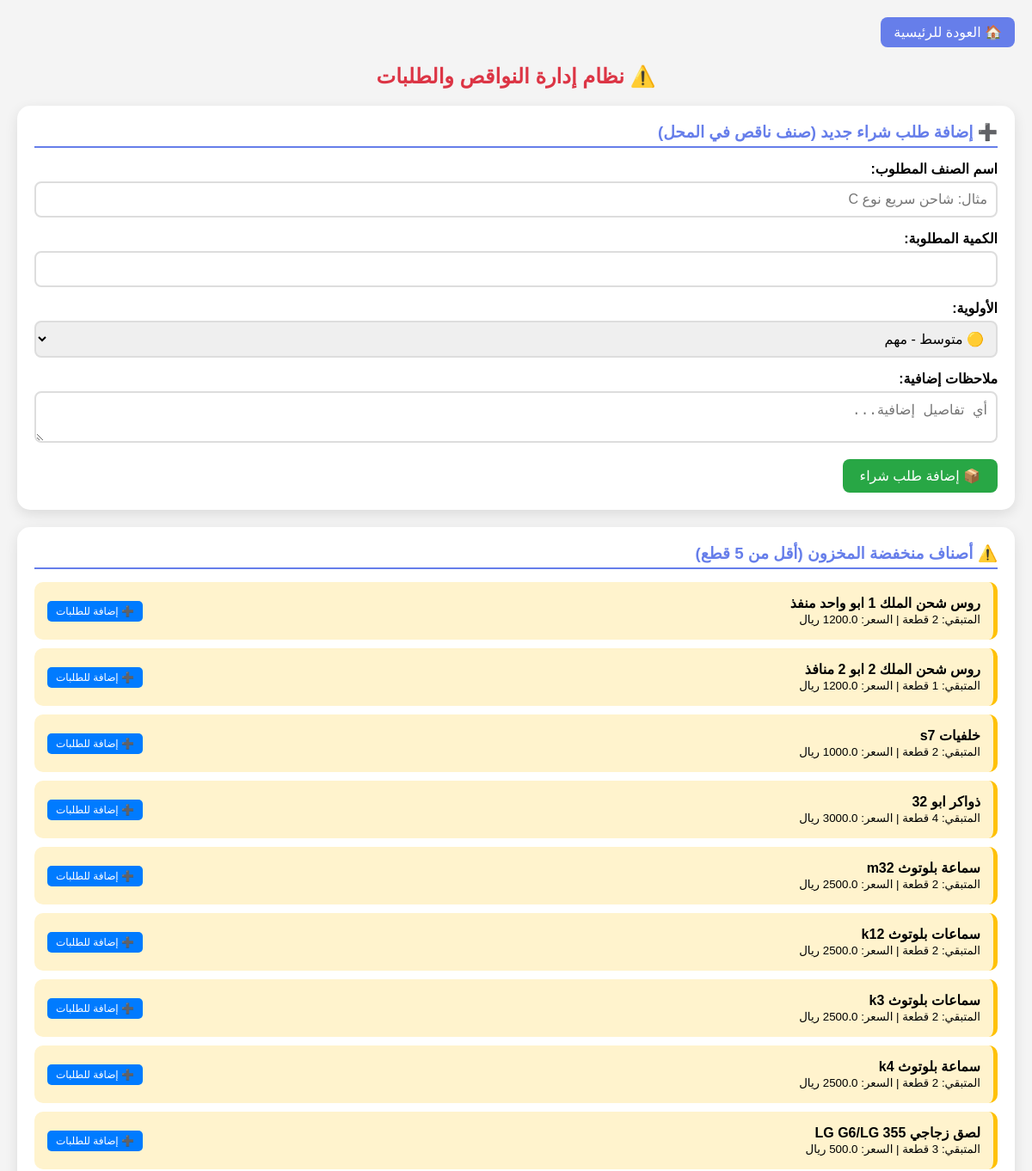
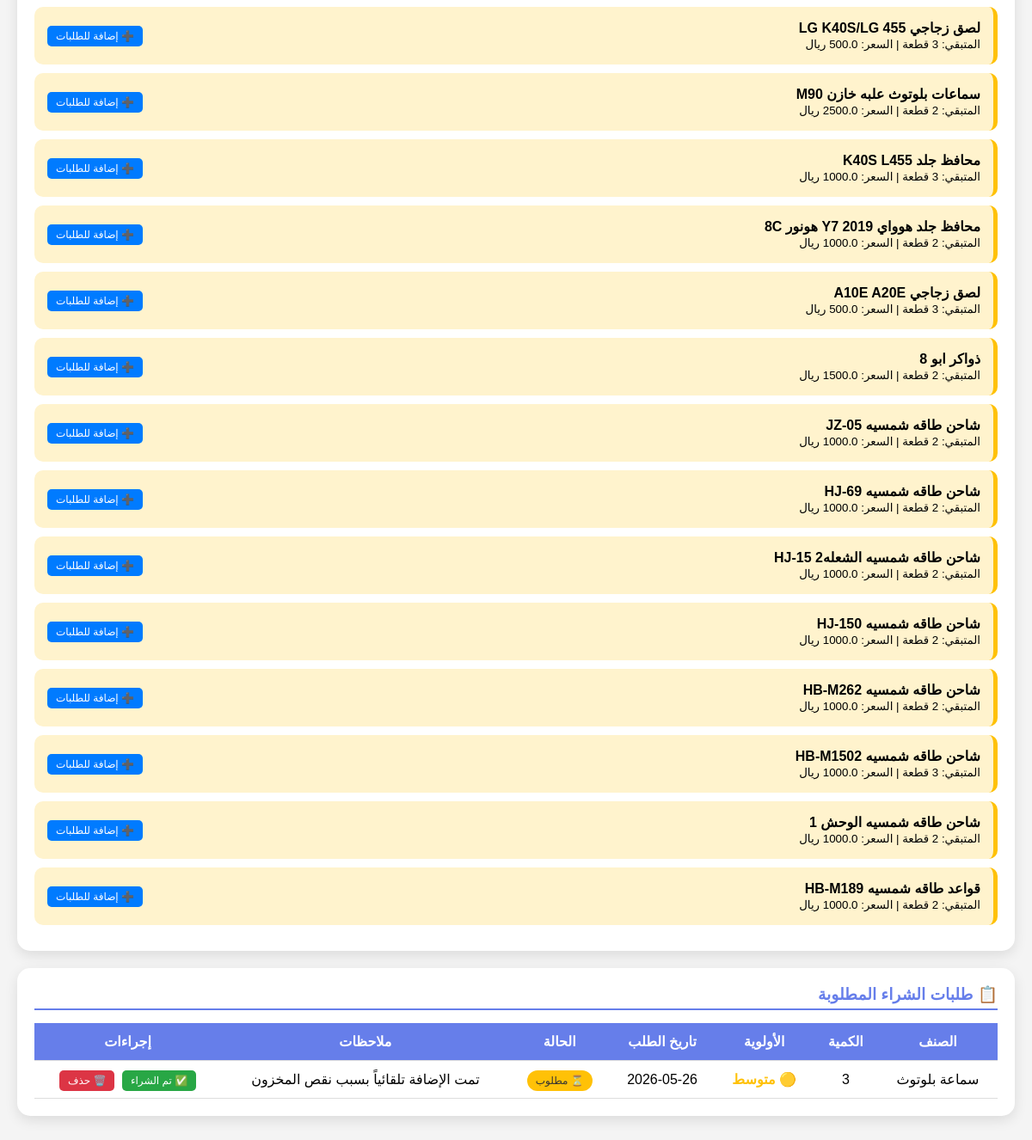
/shortages (signed in), run on the app's committed database (2 pictures, top to bottom).
### tables this page shows
CREATE TABLE items (
                id INTEGER PRIMARY KEY AUTOINCREMENT,
                name TEXT NOT NULL,
                purchase_price REAL NOT NULL,
                min_selling_price REAL NOT NULL,
                max_selling_price REAL NOT NULL,
                avg_selling_price REAL NOT NULL,
                current_price REAL NOT NULL,
                quantity INTEGER NOT NULL
            );

CREATE TABLE purchase_orders (
                id INTEGER PRIMARY KEY AUTOINCREMENT,
                item_name TEXT NOT NULL,
                required_quantity INTEGER NOT NULL,
                priority TEXT DEFAULT 'متوسط',
                status TEXT DEFAULT 'مطلوب',
                date_requested TEXT NOT NULL,
                notes TEXT
            );

### app.py (the view, shortened to what this page needs)
@app.route('/shortages', methods=['GET', 'POST'])
def shortages():
    if 'user' not in session:
        return redirect(url_for('login'))
    db = get_db()
    orders = db.execute('SELECT * FROM purchase_orders ORDER BY date_requested DESC').fetchall()
    low_stock_items = db.execute('SELECT * FROM items WHERE quantity < 5').fetchall()
    return render_template('shortages.html', orders=orders, low_stock_items=low_stock_items)

### app.py (called while the page is built)
def get_db():
    conn = sqlite3.connect(DB_NAME)
    conn.row_factory = sqlite3.Row
    return conn

### templates/shortages.html (shortened to what this page needs)
<!DOCTYPE html>
<html dir="rtl">
<head>
</head>
<body>
    <div class="container">
        <a href="/dashboard" class="back-btn">🏠 العودة للرئيسية</a>
        <h2>⚠️ نظام إدارة النواقص والطلبات</h2>
        <div class="card">
            <h3>➕ إضافة طلب شراء جديد (صنف ناقص في المحل)</h3>
            <form method="post">
                <div class="form-group">
                    <label>اسم الصنف المطلوب:</label>
                    <input type="text" name="item_name" required placeholder="مثال: شاحن سريع نوع C">
                </div>
                <div class="form-group">
                    <label>الكمية المطلوبة:</label>
                    <input type="number" name="required_quantity" required min="1">
                </div>
                <div class="form-group">
                    <label>الأولوية:</label>
                    <select name="priority">
                        <option value="متوسط" selected>🟡 متوسط - مهم</option>
                    </select>
                </div>
                <div class="form-group">
                    <label>ملاحظات إضافية:</label>
                    <textarea name="notes" rows="2" placeholder="أي تفاصيل إضافية..."></textarea>
                </div>
                <button type="submit">📦 إضافة طلب شراء</button>
            </form>
        </div>
        <div class="card">
            <h3>⚠️ أصناف منخفضة المخزون (أقل من 5 قطع)</h3>
            {% if low_stock_items %}
                {% for item in low_stock_items %}
                <div class="low-stock-item">
                    <div>
                        <strong>{{ item.name }}</strong><br>
                        <small>المتبقي: {{ item.quantity }} قطعة | السعر: {{ item.current_price }} ريال</small>
                    </div>
                    <a href="#" class="add-to-order" onclick="fillOrderForm('{{ item.name }}')">➕ إضافة للطلبات</a>
                </div>
                {% endfor %}
            {% else %}
                <p style="color: green; text-align: center;">✅ لا توجد أصناف منخفضة المخزون</p>
            {% endif %}
        </div>
        <div class="card">
            <h3>📋 طلبات الشراء المطلوبة</h3>
            <div style="overflow-x: auto;">
                <table>
                    <thead>
                        <tr>
                            <th>الصنف</th>
                            <th>الكمية</th>
                            <th>الأولوية</th>
                            <th>تاريخ الطلب</th>
                            <th>الحالة</th>
                            <th>ملاحظات</th>
                            <th>إجراءات</th>
                        </tr>
                    </thead>
                    <tbody>
                        {% for order in orders %}
                        <tr>
                            <td>{{ order.item_name }}</td>
                            <td>{{ order.required_quantity }}</td>
                            <td class="priority-{% if order.priority == 'عالي' %}high{% elif order.priority == 'متوسط' %}medium{% else %}low{% endif %}">
                                {% if order.priority == 'عالي' %}🔴 عالي
                                {% elif order.priority == 'متوسط' %}🟡 متوسط
                                {% else %}🟢 منخفض{% endif %}
                            </td>
                            <td>{{ order.date_requested[:10] }}</td>
                            <td>
                                {% if order.status == 'مطلوب' %}
                                    <span class="status-pending">⏳ مطلوب</span>
                                {% else %}
                                    <span class="status-done">✅ تم الشراء</span>
                                {% endif %}
                            </td>
                            <td>{{ order.notes or '-' }}</td>
                            <td>
                                {% if order.status == 'مطلوب' %}
                                    <a href="/update_order_status/{{ order.id }}" class="action-btn done-btn" onclick="return confirm('هل تم شراء هذا الصنف؟')">✅ تم الشراء</a>
                                {% endif %}
                                <a href="/delete_order/{{ order.id }}" class="action-btn delete-btn" onclick="return confirm('هل أنت متأكد من حذف هذا الطلب؟')">🗑️ حذف</a>
                            </td>
                        </tr>
                        {% endfor %}
                    </tbody>
                </table>
            </div>
        </div>
    </div>
</body>
</html>

### templates/shortages.html (style rules this page uses)
* { margin: 0; padding: 0; box-sizing: border-box; }
body { font-family: 'Tahoma', Arial, sans-serif; background: #f4f4f4; padding: 20px; }
.container { max-width: 1200px; margin: 0 auto; }
.card { background: white; padding: 20px; border-radius: 15px; box-shadow: 0 5px 15px rgba(0,0,0,0.1); margin-bottom: 20px; }
h2 { color: #dc3545; margin-bottom: 20px; text-align: center; }
h3 { color: #667eea; margin-bottom: 15px; border-bottom: 2px solid #667eea; padding-bottom: 5px; }
.back-btn { display: inline-block; margin-bottom: 20px; padding: 8px 15px; background: #667eea; color: white; text-decoration: none; border-radius: 8px; }
.form-group { margin-bottom: 15px; }
label { display: block; margin-bottom: 5px; font-weight: bold; }
input, select, textarea { width: 100%; padding: 10px; border: 2px solid #ddd; border-radius: 8px; font-size: 16px; }
button { background: #28a745; color: white; padding: 10px 20px; border: none; border-radius: 8px; cursor: pointer; font-size: 16px; }
table { width: 100%; border-collapse: collapse; }
th, td { padding: 12px; text-align: center; border-bottom: 1px solid #ddd; }
th { background: #667eea; color: white; }
.priority-medium { color: #ffc107; font-weight: bold; }
.status-pending { background: #ffc107; color: #333; padding: 5px 10px; border-radius: 20px; font-size: 12px; }
.action-btn { padding: 5px 10px; border-radius: 5px; text-decoration: none; font-size: 12px; margin: 0 2px; }
.done-btn { background: #28a745; color: white; }
.delete-btn { background: #dc3545; color: white; }
.low-stock-item { background: #fff3cd; border-right: 5px solid #ffc107; padding: 15px; margin: 10px 0; border-radius: 10px; display: flex; justify-content: space-between; align-items: center; }
.add-to-order { background: #007bff; color: white; padding: 5px 10px; border-radius: 5px; text-decoration: none; font-size: 12px; }

### data on the page
items: name "روس شحن الملك 1 ابو واحد منفذ"
items: name "روس شحن الملك 2 ابو 2 منافذ"
items: name "خلفيات s7"
items: name "ذواكر ابو 32"
items: name "سماعة بلوتوث m32"
items: name "سماعات بلوتوث k12"
items: name "سماعات بلوتوث k3"
items: name "سماعة بلوتوث k4"
items: name "لصق زجاجي LG G6/LG 355"
items: name "لصق زجاجي LG K40S/LG 455"
items: name "سماعات بلوتوث علبه خازن M90"
items: name "محافظ جلد K40S L455"
items: name "محافظ جلد هوواي Y7 2019 هونور 8C"
items: name "لصق زجاجي A10E A20E"
items: name "ذواكر ابو 8"
items: name "شاحن طاقه شمسيه JZ-05"
items: name "شاحن طاقه شمسيه HJ-69"
items: name "شاحن طاقه شمسيه الشعله2 HJ-15"
items: name "شاحن طاقه شمسيه HJ-150"
items: name "شاحن طاقه شمسيه HB-M262"
items: name "شاحن طاقه شمسيه HB-M1502"
items: name "شاحن طاقه شمسيه الوحش 1"
items: name "قواعد طاقه شمسيه HB-M189"
purchase_orders: item_name "سماعة بلوتوث", required_quantity "3", priority "🟡 متوسط", date_requested "2026-05-26", status "⏳ مطلوب", notes "تمت الإضافة تلقائياً بسبب نقص المخزون"
